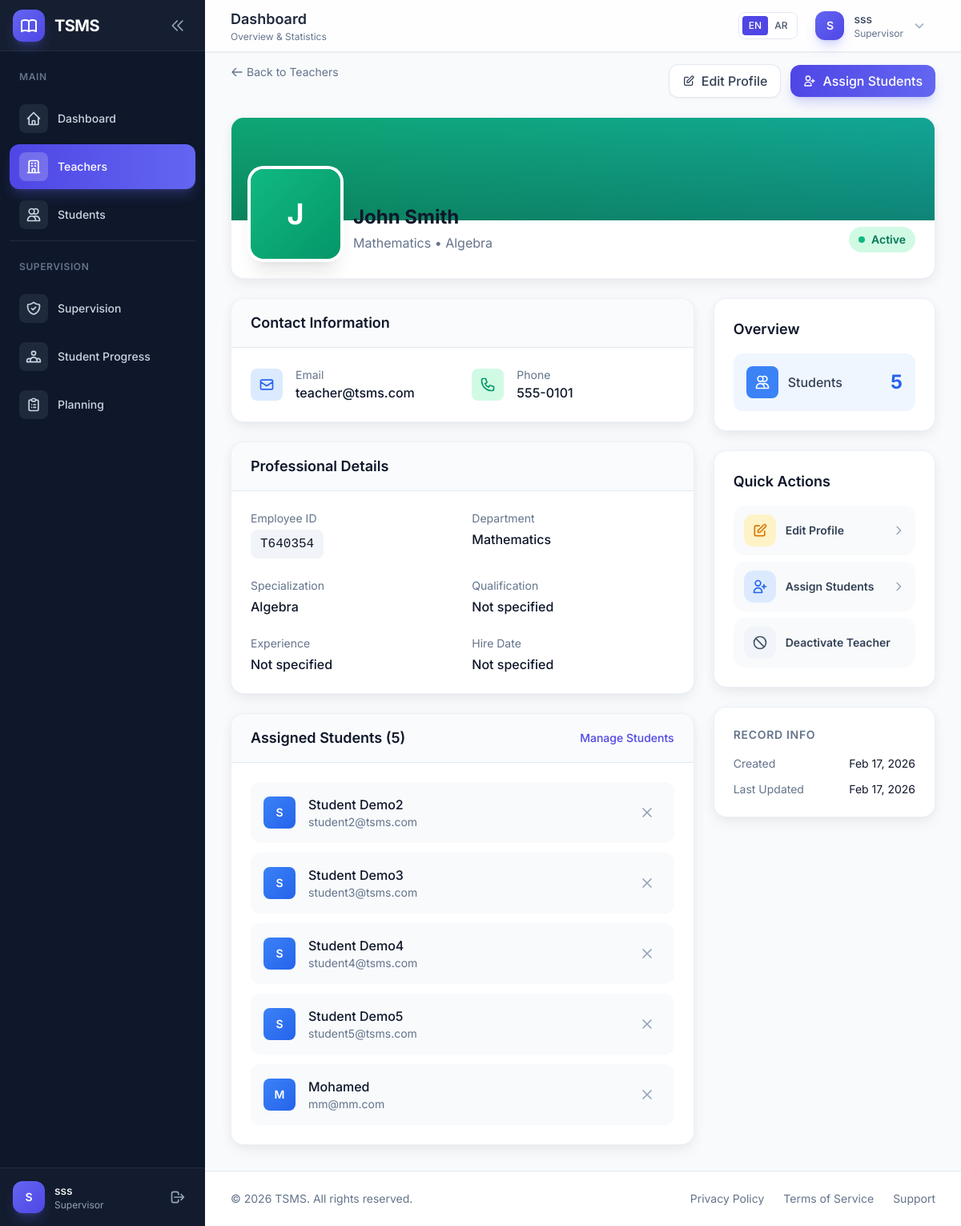
Before: /teacher/1 (signed in) with the older database file.
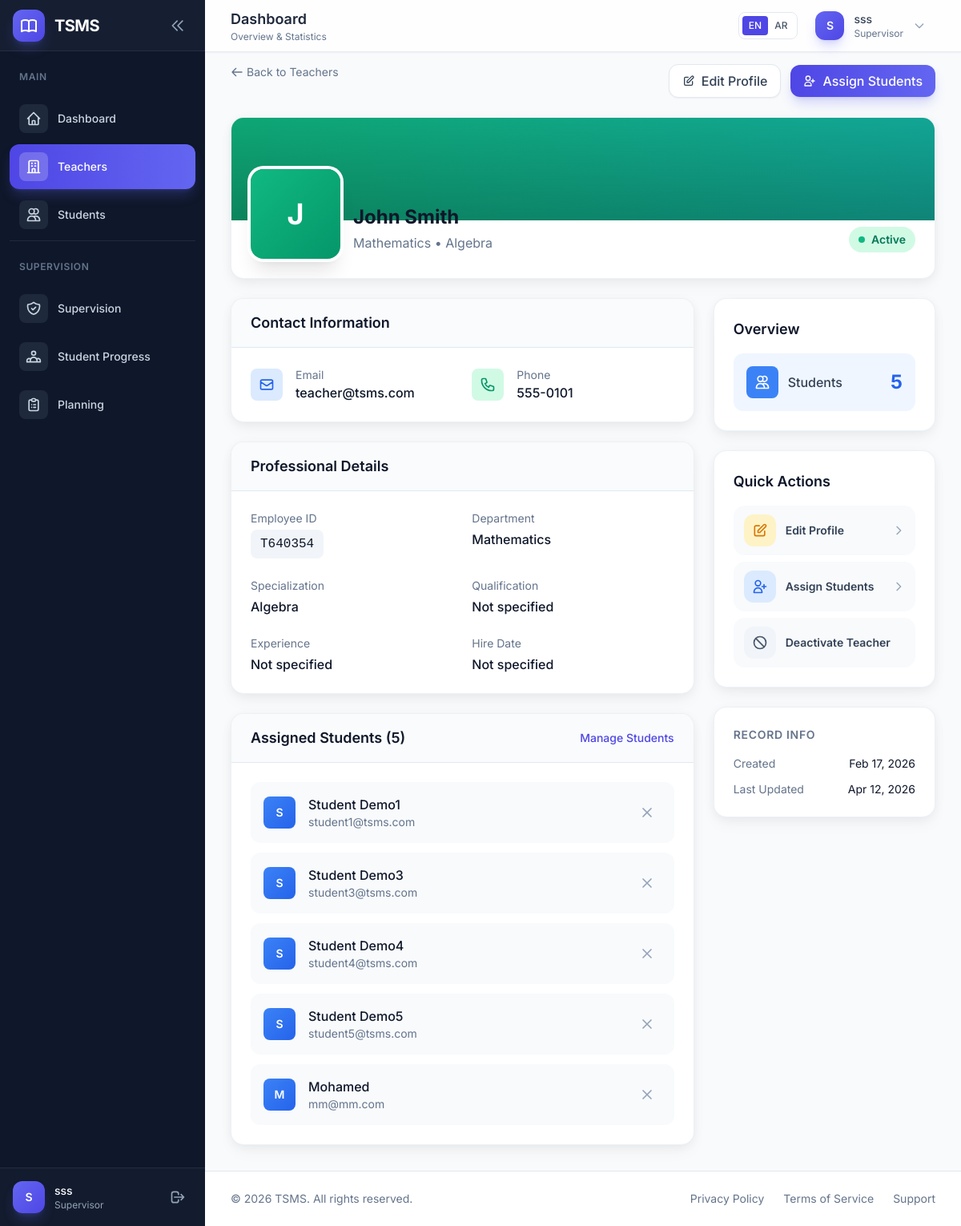
After: the same page with the newer database file.
### app/models/student.py (models this page shows, shortened)
class Student(db.Model):
    __tablename__ = 'students'
    id = db.Column(db.Integer, primary_key=True)
    student_id = db.Column(db.String(20), unique=True, index=True)
    name = db.Column(db.String(128), nullable=False)
    email = db.Column(db.String(120), unique=True, nullable=False, index=True)
    phone = db.Column(db.String(20))
    date_of_birth = db.Column(db.Date)
    gender = db.Column(db.String(10))
    address = db.Column(db.Text)
    grade_level = db.Column(db.String(20))
    enrollment_date = db.Column(db.Date, default=datetime.utcnow)
    status = db.Column(
        db.Enum(StudentStatus),
        nullable=False,
        default=StudentStatus.ACTIVE,
        index=True
    )
    assigned_teacher_id = db.Column(
        db.Integer,
        db.ForeignKey('teachers.id', ondelete='SET NULL'),
        nullable=True,
        index=True
    )
    supervisor_id = db.Column(
        db.Integer,
        db.ForeignKey('users.id', ondelete='SET NULL'),
        nullable=True,
        index=True
    )
    guardian_name = db.Column(db.String(128))
    guardian_phone = db.Column(db.String(20))
    guardian_email = db.Column(db.String(120))
    guardian_relationship = db.Column(db.String(50))
    notes = db.Column(db.Text)
    created_at = db.Column(db.DateTime, default=datetime.utcnow, index=True)
    updated_at = db.Column(db.DateTime, default=datetime.utcnow, onupdate=datetime.utcnow)
    supervisor = db.relationship('User', foreign_keys=[supervisor_id], backref='supervised_students')

### app/models/teacher.py (models this page shows, shortened)
class Teacher(db.Model):
    __tablename__ = 'teachers'
    id = db.Column(db.Integer, primary_key=True)
    employee_id = db.Column(db.String(20), unique=True, index=True)
    department = db.Column(db.String(100))
    specialization = db.Column(db.String(200))
    phone = db.Column(db.String(20))
    qualification = db.Column(db.String(200))
    experience_years = db.Column(db.Integer, default=0)
    bio = db.Column(db.Text)
    hire_date = db.Column(db.Date)
    status = db.Column(db.String(20), default='active')  # active, inactive, on_leave
    created_at = db.Column(db.DateTime, default=datetime.utcnow)
    updated_at = db.Column(db.DateTime, default=datetime.utcnow, onupdate=datetime.utcnow)
    user_id = db.Column(
        db.Integer,
        db.ForeignKey('users.id', ondelete='CASCADE'),
        nullable=False,
        unique=True,
        index=True
    )
    assigned_students = db.relationship(
        'Student',
        backref='assigned_teacher',
        lazy='dynamic',
        foreign_keys='Student.assigned_teacher_id'
    )
    @property
    def name(self):
        return self.user.name if self.user else None
    @property
    def email(self):
        return self.user.email if self.user else None
    def get_student_count(self):
        return self.assigned_students.filter_by(status=StudentStatus.ACTIVE).count()

### app/blueprints/teacher/routes.py (the view)
@teacher_bp.route('/<int:id>')
@login_required
def detail(id):
    teacher = Teacher.query.get_or_404(id)
    if not (current_user.is_admin() or current_user.is_supervisor()):
        if not current_user.teacher_profile or current_user.teacher_profile.id != id:
            abort(403)
    assigned_students = teacher.assigned_students.filter_by(status=StudentStatus.ACTIVE).all()
    return render_template(
        'teacher/detail.html',
        teacher=teacher,
        assigned_students=assigned_students
    )

### app/__init__.py (called while the page is built)
def _select_locale():
    lang = request.args.get('lang', type=str)
    if lang in SUPPORTED_LANGUAGES:
        session['language'] = lang
        return lang
    session_lang = session.get('language')
    if session_lang in SUPPORTED_LANGUAGES:
        return session_lang
    return request.accept_languages.best_match(SUPPORTED_LANGUAGES) or 'en'

def _init_extensions(app):
    from app.extensions import db, migrate, login_manager, csrf, babel
    db.init_app(app)
    migrate.init_app(app, db)
    login_manager.init_app(app)
    csrf.init_app(app)
    babel.init_app(app, locale_selector=_select_locale)
    from app.models import User
    @login_manager.user_loader
    def load_user(user_id):
        return User.query.get(int(user_id))

### app/blueprints/auth/routes.py (called while the page is built)
@auth_bp.before_app_request
def before_request():
    if current_user.is_authenticated:
        if current_user.status != UserStatus.ACTIVE:
            logout_user()
            flash(_('Your account is no longer active.'), 'warning')
            return redirect(url_for('auth.login'))

### app/models/user.py (called while the page is built)
    def is_admin(self):
        return self.role == UserRole.ADMIN

    def is_supervisor(self):
        return self.role == UserRole.SUPERVISOR

### app/templates/teacher/detail.html (shortened to what the changed rows need)
{% extends "layouts/dashboard.html" %}
{% block content %}
<div class="max-w-6xl mx-auto space-y-6">
    <div class="bg-white rounded-2xl shadow-soft border border-slate-200/60 overflow-hidden">
        <div class="px-6 pb-6 -mt-16 relative">
            <div class="flex flex-col sm:flex-row sm:items-end sm:justify-between">
                <div class="flex items-end space-x-4">
                    <div class="pb-2">
                        <h1 class="text-2xl font-bold text-slate-900 mb-1">{{ teacher.name }}</h1>
                        <p class="text-slate-500">{{ teacher.department or _('No department') }}{% if teacher.specialization %} • {{ teacher.specialization }}{% endif %}</p>
                    </div>
                </div>
            </div>
        </div>
    </div>
    <div class="grid grid-cols-1 lg:grid-cols-3 gap-6">
        <div class="lg:col-span-2 space-y-6">
            <div class="bg-white rounded-2xl shadow-soft border border-slate-200/60 overflow-hidden">
                <div class="p-6">
                    <div class="grid grid-cols-1 md:grid-cols-2 gap-6">
                        <div class="flex items-center space-x-4">
                            <div>
                                <p class="text-sm text-slate-500">{{ _('Phone') }}</p>
                                <p class="font-medium text-slate-900">{{ teacher.phone or _('Not provided') }}</p>
                            </div>
                        </div>
                    </div>
                </div>
            </div>
            <div class="bg-white rounded-2xl shadow-soft border border-slate-200/60 overflow-hidden">
                <div class="p-6">
                    <div class="grid grid-cols-1 md:grid-cols-2 gap-6">
                        <div>
                            <p class="text-sm text-slate-500 mb-1">{{ _('Employee ID') }}</p>
                            <p class="font-mono font-medium text-slate-900 bg-slate-100 px-3 py-1.5 rounded-lg inline-block">
                                {{ teacher.employee_id or _('Not assigned') }}
                            </p>
                        </div>
                        <div>
                            <p class="text-sm text-slate-500 mb-1">{{ _('Department') }}</p>
                            <p class="font-medium text-slate-900">{{ teacher.department or _('Not assigned') }}</p>
                        </div>
                        <div>
                            <p class="text-sm text-slate-500 mb-1">{{ _('Specialization') }}</p>
                            <p class="font-medium text-slate-900">{{ teacher.specialization or _('Not specified') }}</p>
                        </div>
                        <div>
                            <p class="text-sm text-slate-500 mb-1">{{ _('Qualification') }}</p>
                            <p class="font-medium text-slate-900">{{ teacher.qualification or _('Not specified') }}</p>
                        </div>
                    </div>
                </div>
            </div>
            <div class="bg-white rounded-2xl shadow-soft border border-slate-200/60 overflow-hidden">
                <div class="p-6">
                    {% if assigned_students %}
                    <div class="space-y-3">
                        {% for student in assigned_students %}
                        <div class="flex items-center justify-between p-4 bg-slate-50 rounded-xl hover:bg-slate-100 transition-colors">
                            <div class="flex items-center space-x-4">
                                <div class="w-10 h-10 bg-gradient-to-br from-blue-500 to-blue-600 rounded-lg flex items-center justify-center">
                                    <span class="text-white font-semibold text-sm">{{ student.name[0]|upper }}</span>
                                </div>
                                <div>
                                    <p class="font-medium text-slate-900">{{ student.name }}</p>
                                    <p class="text-sm text-slate-500">{{ student.email }}</p>
                                </div>
                            </div>
                            <form action="{{ url_for('teacher.unassign_student', id=teacher.id, student_id=student.id) }}"
                                  method="POST"
                                  onsubmit="return confirm('{{ _('Remove this student from %(teacher)s?', teacher=teacher.name) }}');">
                                <button type="submit"
                                        class="p-2 text-slate-400 hover:text-red-600 hover:bg-red-50 rounded-lg transition-all"
                                        title="{{ _('Unassign Student') }}">
                                    <svg class="w-5 h-5" fill="none" stroke="currentColor" viewBox="0 0 24 24">
                                        <path stroke-linecap="round" stroke-linejoin="round" stroke-width="2" d="M6 18L18 6M6 6l12 12"/>
                                    </svg>
                                </button>
                            </form>
                        </div>
                        {% endfor %}
                    </div>
                    {% endif %}
                </div>
            </div>
        </div>
        <div class="space-y-6">
            <div class="bg-white rounded-2xl shadow-soft border border-slate-200/60 p-6">
                <div class="space-y-3 text-sm">
                    <div class="flex justify-between">
                        <span class="text-slate-500">{{ _('Created') }}</span>
                        <span class="text-slate-900">
                            {% if teacher.created_at %}
                                {{ teacher.created_at.strftime('%b %d, %Y') }}
                            {% else %}
                                {{ _('N/A') }}
                            {% endif %}
                        </span>
                    </div>
                    <div class="flex justify-between">
                        <span class="text-slate-500">{{ _('Last Updated') }}</span>
                        <span class="text-slate-900">
                            {% if teacher.updated_at %}
                                {{ teacher.updated_at.strftime('%b %d, %Y') }}
                            {% else %}
                                {{ _('N/A') }}
                            {% endif %}
                        </span>
                    </div>
                </div>
            </div>
        </div>
    </div>
</div>
{% endblock %}

Changed rows visible on the page:
no longer on this page (row edited): Student: name "S", name "Student Demo2", email "student2@tsms.com"
changed Teacher "Mathematics": updated_at "Feb 17, 2026" → "Apr 12, 2026"
now on this page (row edited): Student: name "S", name "Student Demo1", email "student1@tsms.com"
